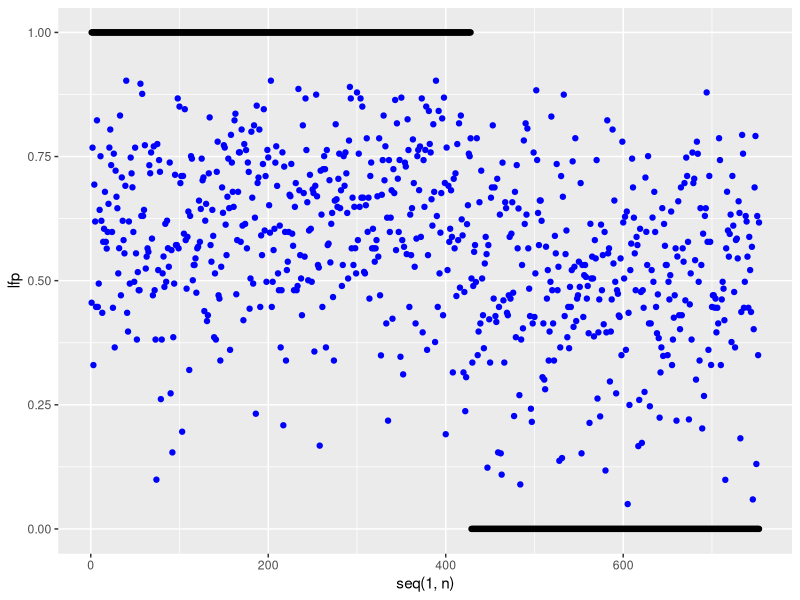

Reproduce this figure in R.
## ---- chunk 1
knitr::opts_chunk$set(echo = TRUE)
library(car)
library(caret)
data(Mroz)
attach(Mroz)
library(ggplot2)

df<- Mroz
df$lfp <- ifelse(lfp=='yes', 1, 0)
df$wc <- ifelse(wc=='yes', 1, 0)
df$hc <- ifelse(hc=='yes', 1, 0)
## ---- chunk 2
reg <- glm(lfp ~ age + k5 + k618 + wc, data=df, family=binomial("logit"))
summary(reg)

## first prediction
pr1 <- predict(reg, df, type="response")
summary(pr1)


n <- nrow(df)

ggplot(data=df, aes(y = lfp, x=seq(1, n))) + geom_point() + geom_point(aes(y=pr1), color="blue")

#ggplot(data=data.frame(pr1), aes(x=pr1))+geom_histogram(binwidth = 0.02) 

## ---- chunk 3
lfpVsPrediction = data.frame(lfp=ifelse(Mroz$lfp == 'yes', 1, 0), prediction=pr1)
lfpVsPrediction$pr = ifelse(lfpVsPrediction$prediction > 0.5, 1, 0)

sensitivity(as.factor(lfpVsPrediction$pr), as.factor(lfpVsPrediction$lfp))
specificity(as.factor(lfpVsPrediction$pr), as.factor(lfpVsPrediction$lfp))

## ---- chunk 4
predict(reg,data.frame(age=30, wc=1, k5=1, k618=0), type="response")
## ---- chunk 5
predict(reg,data.frame(age=30, wc=1, k5=1, k618=1), type="response")
## ---- chunk 6
predict(reg,data.frame(age=25, wc=0, k5=1, k618=0), type="response")
## ---- chunk 7
predict(reg,data.frame(age=25, wc=1, k5=1, k618=0), type="response")
## ---- chunk 8
reg2 <- glm(lfp ~ age + k5 + k618 + wc + hc + inc + lwg, data=df, family=binomial("logit"))
summary(reg2)
## ---- chunk 9
hip0 <- glm(lfp ~ 1, family=binomial("logit"), data=df)
hip1 <- glm(lfp ~ k5 + k618 + age + wc + hc + lwg + inc, family=binomial("logit"), data=df)
anova(hip0, hip1, test='Chisq')
## ---- chunk 10
hip0 <- glm(lfp ~ k5, family=binomial("logit"), data=df)
hip1 <- glm(lfp ~ k5 + k618, family=binomial("logit"), data=df)
anova(hip0, hip1, test='Chisq')
## ---- chunk 11
hip0 <- glm(lfp ~ 1, family=binomial("logit"), data=df)
hip1 <- glm(lfp ~ wc, family=binomial("logit"), data=df)
anova(hip0, hip1, test='Chisq')
